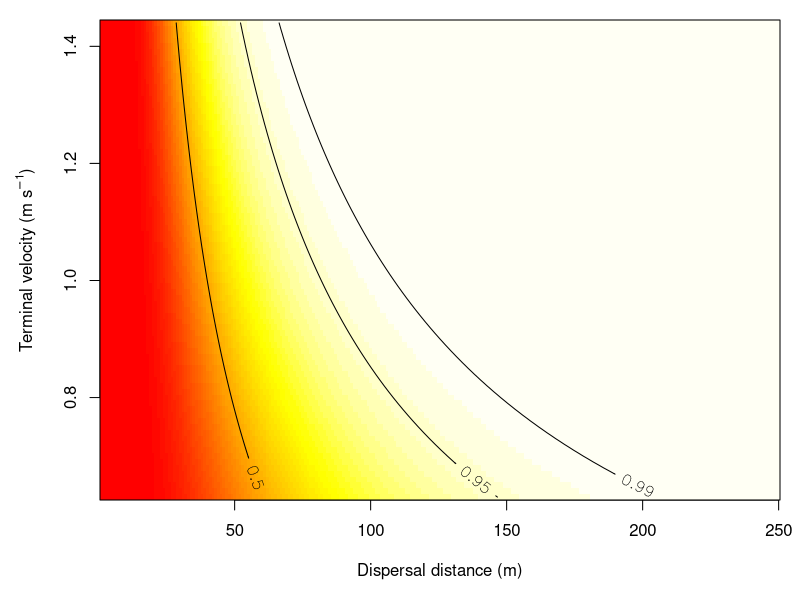

Here is the R script that generated this plot:
#-------------------------------------------------------------------------------------
#Code to produce dispersal kernels for seeds for the range of terminal velocities 
#measured in our study for Pinus radiata, under "average" set of conditions (Fig. 5a)
#The script produces a heat plot of the integral of these kernels, with contours
#showing the locations of the 50% (median), 95%, and 99% quantiles

# LICENSING
#This code is licensed according to the Creative Commons Attribution-NonCommercial-ShareAlike 4.0 
#International License.
#-------------------------------------------------------------------------------------

#Function to calculate the dispersal kernel, using the WALD model, with parameters other
#than terminal velocity defaulting to those used in Fig. 5a.
P.x = function(x, term.vel, Ubar = 1.87, H.release = 23.5, H.canopy = 10, sigma.w = 0.6, K = 0.4){
  mu = (Ubar*H.release)/term.vel
  gamma = (Ubar*H.release^2)/(2*K*H.canopy*sigma.w)
  
  px = sqrt(gamma/(2*pi*(x^3)))*exp(-1*((gamma*((x-mu)^2))/(2*x*(mu^2))))
  
  return(px)
  
}

#----------------------------------------------------------------------------------------

#sequence of terminal velocity values
tvs = seq(0.63, 1.44, by = 0.01)

#Sequence of distances
dists = seq(1,250, by = 1)

#create an empty matrix with rows the distances and columns the terminal velocities  
px.mat = matrix(ncol = length(tvs), nrow = length(dists))
colnames(px.mat) = tvs
rownames(px.mat) = dists

#for each row and column, calculate the area under the dispersal kernel from 0 metres to
# 'r' metres, for samaras of terminal velocity 'c' and fill in the appropriate cell in the
#matrix
for(r in 1:nrow(px.mat)){
  for(c in 1:ncol(px.mat)){
    
    px.mat[r,c] = as.numeric(integrate(P.x, lower = 0, upper = as.numeric(rownames(px.mat)[r]), term.vel = as.numeric(colnames(px.mat)[c]))[1])
  }
}
  
#plot the heatplot of the matrix (remember that image plots a 90 degree anti-clockwise
#rotation of the printed layout of the input matrix

par(mar = c(5,5,1,1))
image(dists, tvs, px.mat, col = heat.colors(50), xlab = "Dispersal distance (m)", ylab = expression(paste("Terminal velocity (m ", s^-1, ")")))

#add contours
contour(dists, tvs, px.mat, add = T, labcex = par('cex'), levels = c(0.5, 0.95, 0.99))

#add a nice box around the plot
rect(par('usr')[1], par('usr')[3], par('usr')[2], par('usr')[4])

